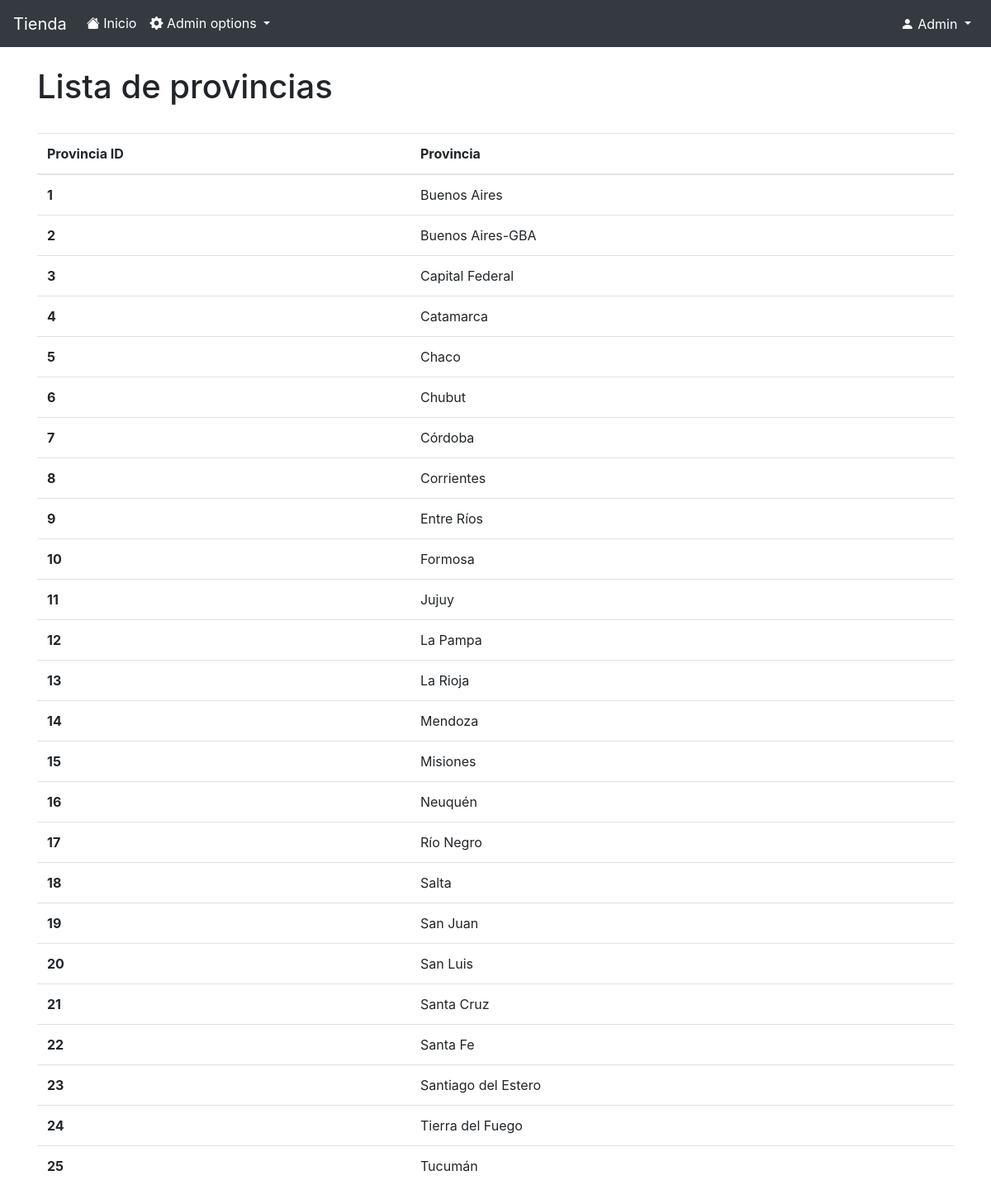
The app's page /provincias.php (signed in) with its own data.
### tables this page shows
CREATE TABLE `provincias` (
  `provincia_id` int(10) NOT NULL,
  `provincia` varchar(255) NOT NULL
);

### provincias.php (the view, shortened to what this page needs)
<?php
  $usuario = ucfirst($_SESSION["usuario"]);
  require "conexion.php";
?>
<!doctype html>
<html lang="es">
  <head>
    <link rel="stylesheet" href="https://cdn.jsdelivr.net/npm/bootstrap@4.6.2/dist/css/bootstrap.min.css">
    <link rel="stylesheet" href="https://cdn.jsdelivr.net/npm/bootstrap-icons@1.10.5/font/bootstrap-icons.css">
  </head>
  <body>
    <?php
        include "menu.php";
    ?>
    <div class="container">
        <div class="row">
            <div class="col">
                <br>
                <h1>Lista de provincias</h1>
                <br>
                  <table class="table">
                    <thead>
                      <tr>
                        <th scope="col">Provincia ID</th>
                        <th scope="col">Provincia</th>
                      </tr>
                    </thead>
                    <tbody>
                      <?php
                        $sql = "SELECT * FROM provincias ORDER BY provincia";
                        $rec = mysqli_query($link,$sql);
                        while($u = mysqli_fetch_array($rec)){
                      ?>
                        <tr>
                          <th scope="row"><?php echo $u["provincia_id"]; ?></th>
                          <td><?php echo $u["provincia"]; ?></td>
                        </tr>
                      <?php
                        }
                      ?>
                    </tbody>
              </table>
            </div>
        </div>
    </div>
  </body>
</html>

### menu.php (shortened to what this page needs)
<nav class="navbar navbar-expand-lg navbar-light bg-dark text-white">
  <a class="navbar-brand text-white" href="./catalogo.php">Tienda</a>
  <div class="collapse navbar-collapse" id="navbarNavDropdown">
    <ul class="navbar-nav">
      <li class="nav-item">
        <a class="nav-link text-white" href="catalogo.php"><i class="bi bi-house-fill" style="font-family: Roboto Slab"></i> Inicio</a>
      </li>
      <?php
        if ($_SESSION["rol_id"] == 1) { ?>
            <li class="nav-item dropdown" >
              <a class="nav-link dropdown-toggle text-white" href="#" role="button" data-toggle="dropdown" aria-expanded="false">
              <i class="bi bi-gear-fill"></i> Admin options
              </a>
            </li>
        <?php } ?>
    </ul>
    <ul class="navbar-nav ml-auto">
        <li class="nav-item dropdown">
            <a class="nav-link dropdown-toggle text-white" href="#" role="button" data-toggle="dropdown" aria-expanded="false">
            <i class="bi bi-person-fill"></i> <?php echo $usuario; ?>
            </a>
        </li>
    </ul>
  </div>
</nav>

### records on screen
provincias: provincia_id "1", provincia "Buenos Aires"
provincias: provincia_id "2", provincia "Buenos Aires-GBA"
provincias: provincia_id "3", provincia "Capital Federal"
provincias: provincia_id "4", provincia "Catamarca"
provincias: provincia_id "5", provincia "Chaco"
provincias: provincia_id "6", provincia "Chubut"
provincias: provincia_id "7", provincia "Córdoba"
provincias: provincia_id "8", provincia "Corrientes"
provincias: provincia_id "9", provincia "Entre Ríos"
provincias: provincia_id "10", provincia "Formosa"
provincias: provincia_id "11", provincia "Jujuy"
provincias: provincia_id "12", provincia "La Pampa"
provincias: provincia_id "13", provincia "La Rioja"
provincias: provincia_id "14", provincia "Mendoza"
provincias: provincia_id "15", provincia "Misiones"
provincias: provincia_id "16", provincia "Neuquén"
provincias: provincia_id "17", provincia "Río Negro"
provincias: provincia_id "18", provincia "Salta"
provincias: provincia_id "19", provincia "San Juan"
provincias: provincia_id "20", provincia "San Luis"
provincias: provincia_id "21", provincia "Santa Cruz"
provincias: provincia_id "22", provincia "Santa Fe"
provincias: provincia_id "23", provincia "Santiago del Estero"
provincias: provincia_id "24", provincia "Tierra del Fuego"
provincias: provincia_id "25", provincia "Tucumán"

### other values on screen
$usuario "Admin"
